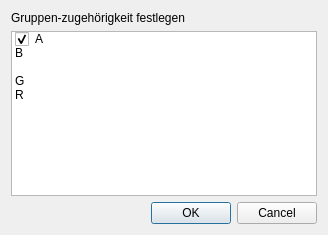
<?xml version="1.0" encoding="UTF-8"?>
<ui version="4.0">
 <class>Dialog</class>
 <widget class="QDialog" name="Dialog">
  <property name="geometry">
   <rect>
    <x>0</x>
    <y>0</y>
    <width>328</width>
    <height>235</height>
   </rect>
  </property>
  <property name="windowTitle">
   <string>Schüler – Gruppen</string>
  </property>
  <layout class="QVBoxLayout" name="verticalLayout_2">
   <item>
    <widget class="QLabel" name="label">
     <property name="text">
      <string>&lt;html&gt;&lt;head/&gt;&lt;body&gt;&lt;p&gt;Gruppen-zugehörigkeit festlegen&lt;/p&gt;&lt;/body&gt;&lt;/html&gt;</string>
     </property>
     <property name="wordWrap">
      <bool>true</bool>
     </property>
    </widget>
   </item>
   <item>
    <layout class="QHBoxLayout" name="horizontalLayout">
     <item>
      <layout class="QVBoxLayout" name="verticalLayout"/>
     </item>
     <item>
      <widget class="QListWidget" name="grouplist">
       <property name="sizePolicy">
        <sizepolicy hsizetype="Expanding" vsizetype="Expanding">
         <horstretch>0</horstretch>
         <verstretch>0</verstretch>
        </sizepolicy>
       </property>
       <property name="focusPolicy">
        <enum>Qt::NoFocus</enum>
       </property>
       <property name="selectionMode">
        <enum>QAbstractItemView::NoSelection</enum>
       </property>
       <item>
        <property name="text">
         <string>A</string>
        </property>
        <property name="checkState">
         <enum>Checked</enum>
        </property>
       </item>
       <item>
        <property name="text">
         <string>B</string>
        </property>
        <property name="checkState">
         <enum>Unchecked</enum>
        </property>
       </item>
       <item>
        <property name="text">
         <string/>
        </property>
       </item>
       <item>
        <property name="text">
         <string>G</string>
        </property>
        <property name="checkState">
         <enum>Unchecked</enum>
        </property>
       </item>
       <item>
        <property name="text">
         <string>R</string>
        </property>
        <property name="checkState">
         <enum>Unchecked</enum>
        </property>
       </item>
      </widget>
     </item>
    </layout>
   </item>
   <item>
    <widget class="QDialogButtonBox" name="buttonBox">
     <property name="orientation">
      <enum>Qt::Horizontal</enum>
     </property>
     <property name="standardButtons">
      <set>QDialogButtonBox::Cancel|QDialogButtonBox::Ok</set>
     </property>
    </widget>
   </item>
  </layout>
 </widget>
 <resources/>
 <connections>
  <connection>
   <sender>buttonBox</sender>
   <signal>accepted()</signal>
   <receiver>Dialog</receiver>
   <slot>accept()</slot>
   <hints>
    <hint type="sourcelabel">
     <x>259</x>
     <y>309</y>
    </hint>
    <hint type="destinationlabel">
     <x>157</x>
     <y>270</y>
    </hint>
   </hints>
  </connection>
  <connection>
   <sender>buttonBox</sender>
   <signal>rejected()</signal>
   <receiver>Dialog</receiver>
   <slot>reject()</slot>
   <hints>
    <hint type="sourcelabel">
     <x>338</x>
     <y>309</y>
    </hint>
    <hint type="destinationlabel">
     <x>286</x>
     <y>270</y>
    </hint>
   </hints>
  </connection>
 </connections>
</ui>
